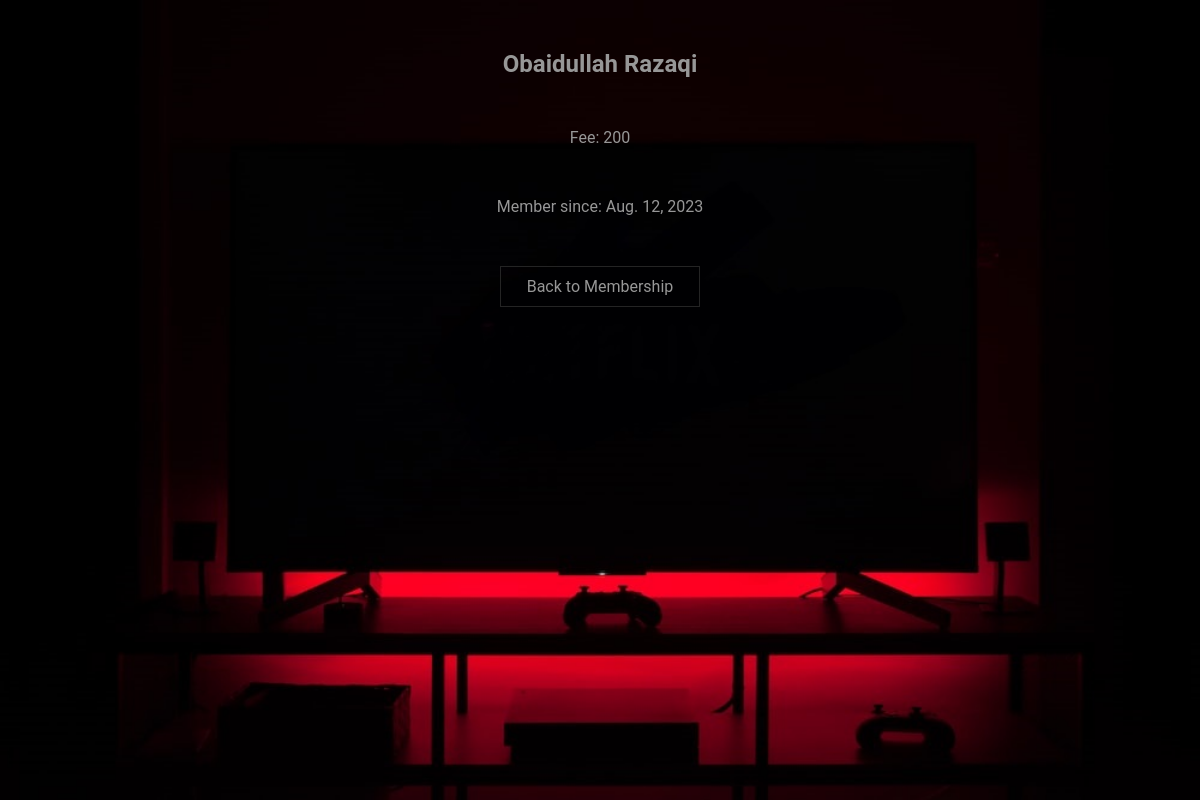
The page /all_members/info/3 on the database its author committed.
### mva/models.py (models this page shows, shortened)
class membership(models.Model):
  firstname = models.CharField(max_length=255)
  lastname = models.CharField(max_length=255)
  Monthly_fee = models.IntegerField(null=True)
  joined_date = models.DateField(null=True)

### mva/views.py (the view)
# urls.py: path('all_members/info/<int:id>', views.info, name='info'),
def info(request, id):
  mymember = membership.objects.get(id=id)
  template = loader.get_template('info.html')
  context = {
    'mymember': mymember,
  }
  return HttpResponse(template.render(context, request))

### mva/templates/info.html (shortened to what this page needs)
{% extends "master.html" %}
{% load static %}
{% block content %}
<section class="infopage">
<h1>{{ mymember.firstname }} {{ mymember.lastname }}</h1>
<p>Fee: {{ mymember.Monthly_fee }}</p>
<p>Member since: {{ mymember.joined_date }}</p>
<p><a href="/all_members">Back to Membership</a></p>
</section>
{% endblock %}

### mva/static/style.css (style rules this page uses)
* { margin: 0; padding: 0; box-sizing: border-box; }
body { position: relative; background-color: #f0f0f0; font-family: 'roboto', sans-serif; }
:root { --glow-color: hsl(11, 94%, 48%); }
*, *::before, *::after { box-sizing: border-box; }
.infopage { min-height: 100vh; background: url(./img/bgc-membership.jpg) no-repeat center center/cover; color: #979797; }
.infopage h1 { display: flex; justify-content: center; align-items: center; padding-top: 50px; }
.infopage p { display: flex; justify-content: center; align-items: center; margin-top: 50px; }
.infopage a { color: #979797; text-decoration: none; border: 1px solid #242424; display: flex; justify-content: center; width: 200px; padding: 10px; transition: transform 0.2s, box-shadow 0.2s; }

### rows shown on the page
membership: firstname "Obaidullah", lastname "Razaqi", Monthly_fee "200", joined_date "Aug. 12, 2023"
